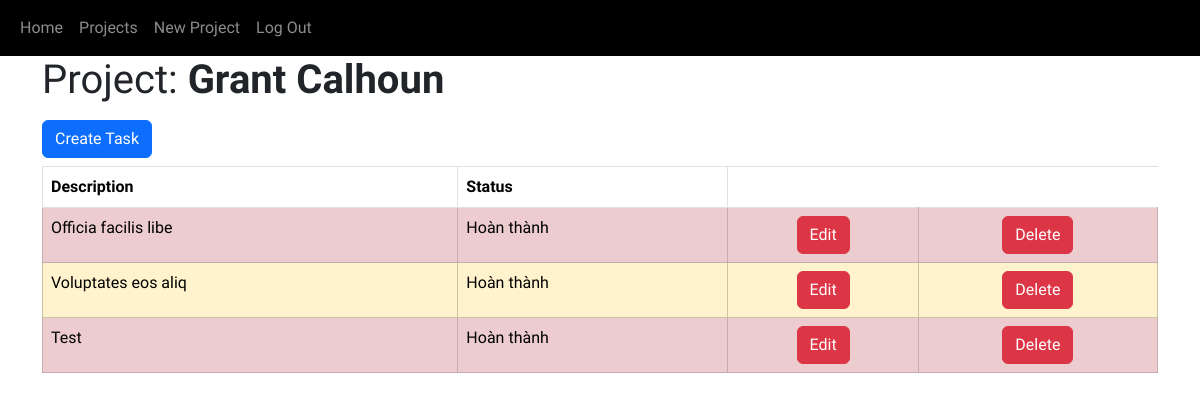
/project_detail/1 (signed in), run on the app's committed database.
### models.py (models this page shows, shortened)
class Project(db.Model):
    project_id = db.Column(db.Integer, Sequence('project_id_seq'), primary_key=True)
    name = db.Column(db.String(64), nullable=False)
    desc = db.Column(db.String(128), nullable=False)
    deadline = db.Column(db.Date, nullable=False)
    user_id = db.Column(db.Integer, db.ForeignKey('user.user_id'))
    user = db.relationship('User', back_populates='projects')
    status_id = db.Column(db.Integer, db.ForeignKey('status.status_id'))
    status = db.relationship('Status', back_populates='projects')
    tasks = db.relationship('Task', back_populates='project')

class Task(db.Model):
    task_id = db.Column(db.Integer, Sequence('task_id_seq'), primary_key=True)
    description = db.Column(db.String(128), nullable=False)
    project_id = db.Column(db.Integer, db.ForeignKey('project.project_id'))
    project = db.relationship('Project', back_populates='tasks')
    priority_id = db.Column(db.Integer, db.ForeignKey('priority.priority_id'))
    priority = db.relationship('Priority', back_populates='tasks')
    status_id = db.Column(db.Integer, db.ForeignKey('status.status_id'))
    status = db.relationship('Status', back_populates='tasks')
    deadline = db.Column(db.Date, nullable=False)
    def get_priority_class(self):
        if self.priority_id == 1:
            return 'table-danger'
        elif self.priority_id == 2:
            return 'table-warning'
        elif self.priority_id == 3:
            return 'table-info'
        else:
            return 'table-primary'

class Status(db.Model):
    status_id = db.Column(db.Integer, Sequence('status_id_seq'), primary_key=True)
    desc = db.Column(db.String(64), nullable=False)
    projects = db.relationship('Project', back_populates='status')
    tasks = db.relationship('Task', back_populates='status')

### app.py (the view)
@app.route('/project_detail/<projectId>', methods=['GET'])
def project_detail(projectId):
    _user_id = session.get('user_id')
    if not _user_id:
        return redirect('/login')
    user = db.session.query(models.User).filter_by(user_id=_user_id).first()
    project = db.session.query(models.Project).filter_by(project_id=projectId).first()
    return render_template('project_detail.html', user=user, project=project, is_logged_in=is_logged_in())

### app.py (called while the page is built)
def is_logged_in():
    return session.get('user_id') is not None

### templates/project_detail.html (shortened to what this page needs)
{% extends 'base.html' %}
{% block items %}
    {% if is_logged_in %}
        <li class="nav-item">
            <a class="nav-link" href="/new_project">New Project</a>
        </li>
        <li class="nav-item">
            <a class="nav-link" href="/logout">Log Out</a>
        </li>
    {% else %}
        {{ super() }}
    {% endif %}
{% endblock %}
{% block content %}
    <div class="container">
        <h1>Project: <span class="fw-bold">{{ project.name }}</span></h1>
        <a class="btn btn-primary my-2" href="/new_task/{{ project.project_id }}">Create Task</a>
        <table class="table table-striped table-bordered table-hover">
            <thead>
            <tr>
                <th>Description</th>
                <th>Status</th>
            </tr>
            </thead>
            <tbody>
            {% for task in project.tasks %}
                <tr class="{{ task.get_priority_class() }}">
                    <td>{{ task.description }}</td>
                    <td>{{ task.status.desc }}</td>
                    <td class="text-center">
                        <form action="/edit_task/{{ project.project_id }}" method="post">
                            <button type="submit" class="btn btn-danger">Edit</button>
                        </form>
                    </td>
                    <td class="text-center">
                        <form action="/deleteTask" method="post">
                            <button type="submit" class="btn btn-danger">Delete</button>
                        </form>
                    </td>
                </tr>
            {% endfor %}
            </tbody>
        </table>
    </div>
{% endblock %}

### static/style.css (style rules this page uses)
body { font-family: 'Playpen Sans', cursive; }

### data on the page
Project: name "Grant Calhoun"
Task: description "Officia facilis libe", status.desc "Hoàn thành"
Task: description "Voluptates eos aliq", status.desc "Hoàn thành"
Task: description "Test", status.desc "Hoàn thành"
